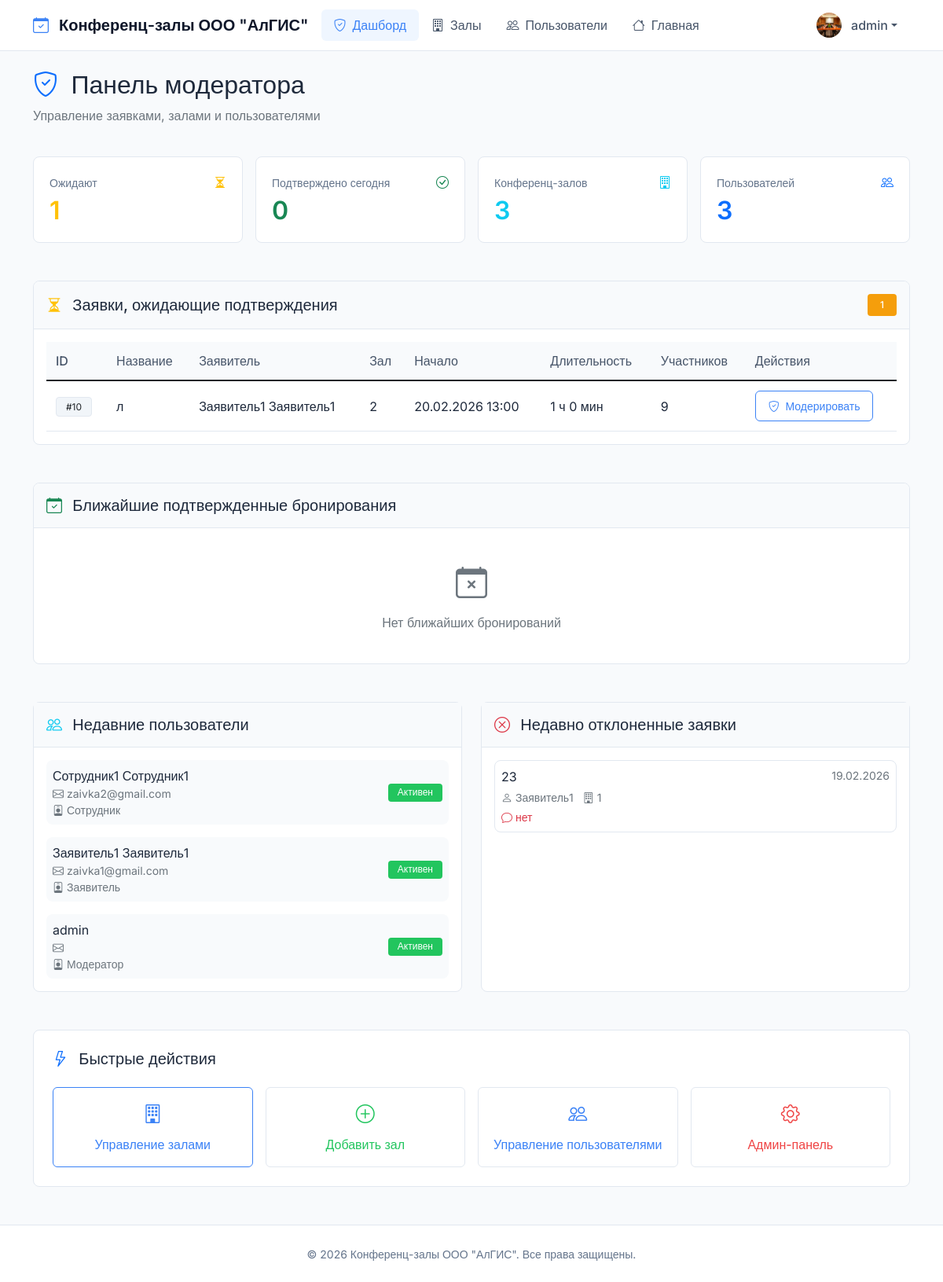
The page /moderator/dashboard/ (signed in) on the database as committed earlier.
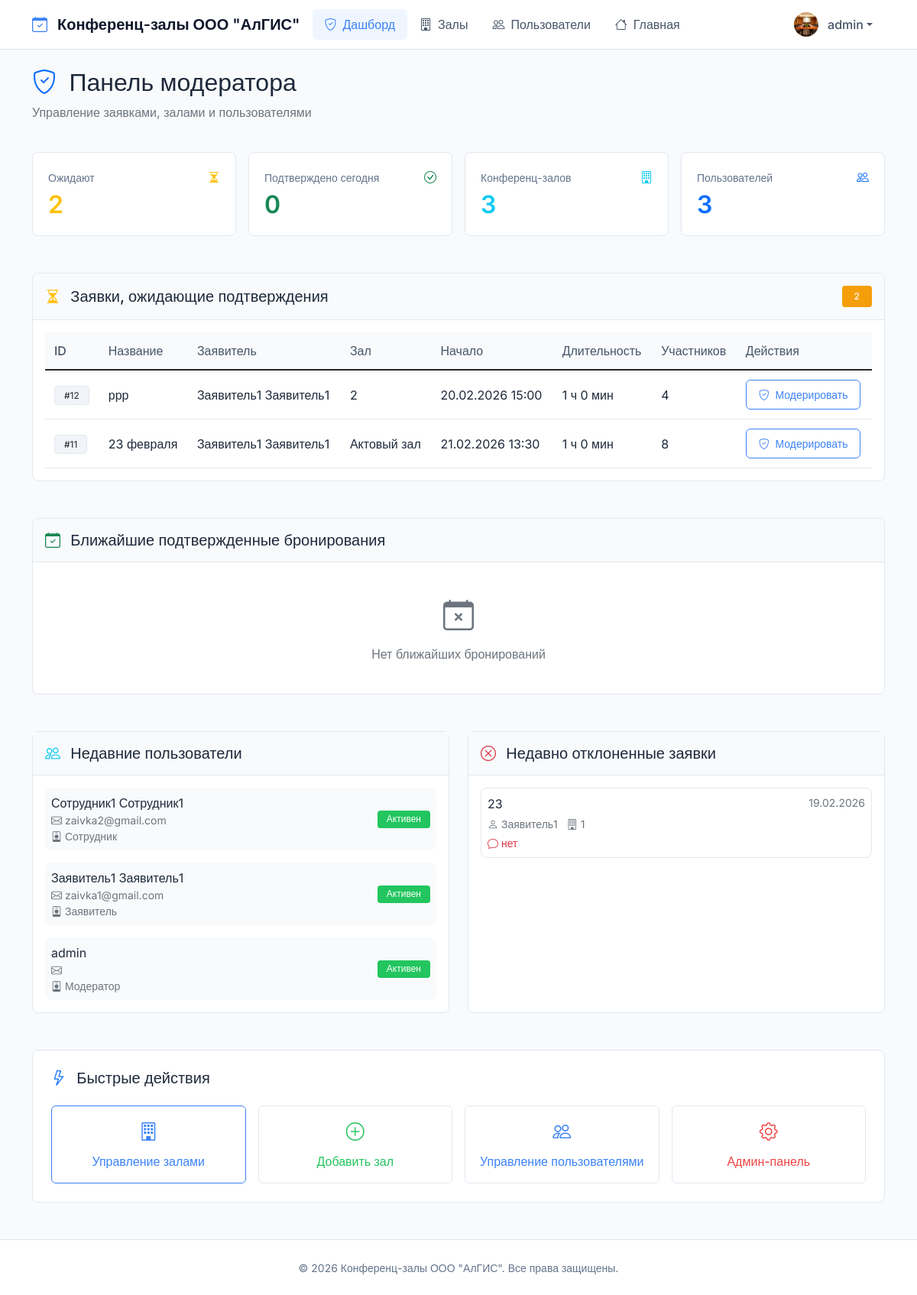
The same page on the database as committed later.
### bookings/models.py (models this page shows, shortened)
class Booking(models.Model):
    STATUS_CHOICES = (
        ('pending', 'Ожидает подтверждения'),
        ('approved', 'Подтверждено'),
        ('rejected', 'Отклонено'),
        ('cancelled', 'Отменено'),
    )
    room = models.ForeignKey(ConferenceRoom, on_delete=models.CASCADE, verbose_name="Зал", related_name='bookings')
    requester = models.ForeignKey(User, on_delete=models.CASCADE, related_name='bookings', verbose_name="Заявитель")
    title = models.CharField(max_length=200, verbose_name="Название мероприятия")
    description = models.TextField(verbose_name="Описание")
    start_time = models.DateTimeField(verbose_name="Начало")
    end_time = models.DateTimeField(verbose_name="Окончание")
    participants_count = models.PositiveIntegerField(verbose_name="Количество участников")
    status = models.CharField(max_length=20, choices=STATUS_CHOICES, default='pending', verbose_name="Статус")
    created_at = models.DateTimeField(auto_now_add=True, verbose_name="Создано")
    updated_at = models.DateTimeField(auto_now=True, verbose_name="Обновлено")
    moderated_by = models.ForeignKey(User, null=True, blank=True, on_delete=models.SET_NULL,
                                     related_name='moderated_bookings', verbose_name="Модератор")
    moderation_comment = models.TextField(blank=True, verbose_name="Комментарий модератора")
    def duration(self):
        delta = self.end_time - self.start_time
        hours = delta.seconds // 3600
        minutes = (delta.seconds % 3600) // 60
        if hours > 0:
            return f"{hours} ч {minutes} мин"
        return f"{minutes} мин"
    class Meta:
        verbose_name = "Бронирование"
        verbose_name_plural = "Бронирования"
        ordering = ['-start_time']
        indexes = [
            models.Index(fields=['start_time', 'end_time']),
            models.Index(fields=['status']),
            models.Index(fields=['room', 'status']),
        ]

class User(AbstractUser):
    ROLE_CHOICES = (
        ('moderator', 'Модератор'),
        ('requester', 'Заявитель'),
        ('employee', 'Сотрудник'),
    )
    role = models.CharField(max_length=20, choices=ROLE_CHOICES, default='employee', verbose_name="Роль")
    phone = models.CharField(max_length=20, blank=True, verbose_name="Телефон")
    department = models.CharField(max_length=100, blank=True, verbose_name="Отдел")
    avatar = models.ImageField(upload_to='avatars/', blank=True, null=True, verbose_name="Аватар")
    def get_full_name(self):
        if self.first_name and self.last_name:
            return f"{self.first_name} {self.last_name}"
        return self.username
    class Meta:
        verbose_name = "Пользователь"
        verbose_name_plural = "Пользователи"

class ConferenceRoom(models.Model):
    name = models.CharField(max_length=100, verbose_name="Название")
    capacity = models.PositiveIntegerField(verbose_name="Вместимость")
    location = models.CharField(max_length=200, verbose_name="Местоположение")
    description = models.TextField(blank=True, verbose_name="Описание")
    has_projector = models.BooleanField(default=False, verbose_name="Проектор")
    has_video_conference = models.BooleanField(default=False, verbose_name="Видеоконференция")
    has_whiteboard = models.BooleanField(default=False, verbose_name="Доска")
    is_active = models.BooleanField(default=True, verbose_name="Активен")
    image = models.ImageField(upload_to='rooms/', blank=True, null=True, verbose_name="Изображение")
    created_at = models.DateTimeField(auto_now_add=True, verbose_name="Дата создания")
    updated_at = models.DateTimeField(auto_now=True, verbose_name="Дата обновления")
    class Meta:
        verbose_name = "Конференц-зал"
        verbose_name_plural = "Конференц-залы"
        ordering = ['name']

### bookings/views.py (the view)
# urls.py: path('moderator/dashboard/', views.moderator_dashboard, name='moderator_dashboard'),
@moderator_required
def moderator_dashboard(request):
    today = timezone.now().date()
    week_ago = timezone.now() - timedelta(days=7)
    stats = {
        'total_pending': Booking.objects.filter(status='pending').count(),
        'total_approved_today': Booking.objects.filter(status='approved', start_time__date=today).count(),
        'total_rooms': ConferenceRoom.objects.count(),
        'total_users': User.objects.filter(is_active=True).count(),
        'bookings_this_week': Booking.objects.filter(created_at__gte=week_ago).count(),
    }
    context = {
        'stats': stats,
        'pending_bookings': Booking.objects.filter(status='pending').order_by('start_time'),
        'approved_bookings': Booking.objects.filter(status='approved').order_by('-start_time')[:10],
        'rejected_bookings': Booking.objects.filter(status='rejected').order_by('-start_time')[:10],
        'upcoming_bookings': Booking.objects.filter(
            status='approved', start_time__gte=timezone.now(),
            start_time__lte=timezone.now() + timedelta(days=3)
        ).order_by('start_time')[:10],
        'recent_users': User.objects.order_by('-date_joined')[:5],
        'booking_settings': settings.BOOKING_SETTINGS, 'now': timezone.now(),
    }
    return render(request, 'bookings/moderator_dashboard.html', context)

### bookings/templates/bookings/moderator_dashboard.html (shortened to what the changed rows need)
{% extends 'bookings/base.html' %}
{% load static %}
{% block content %}
<div class="row mb-4">
    <div class="col-12">
        <h2 class="fw-semibold">
            <i class="bi bi-shield-check text-primary me-2"></i>
            Панель модератора
        </h2>
    </div>
</div>
<div class="row g-3 mb-5">
    <div class="col-md-3">
        <div class="stat-card">
            <div class="d-flex align-items-center justify-content-between mb-2">
                <span class="stat-label">Ожидают</span>
                <i class="bi bi-hourglass-split text-warning"></i>
            </div>
            <div class="stat-value text-warning">{{ stats.total_pending }}</div>
        </div>
    </div>
</div>
<div class="row mb-5">
    <div class="col-12">
        <div class="border rounded-3 bg-white overflow-hidden">
            <div class="p-3 border-bottom bg-light d-flex justify-content-between align-items-center">
                <h5 class="fw-semibold mb-0">
                    <i class="bi bi-hourglass-split text-warning me-2"></i>
                    Заявки, ожидающие подтверждения
                </h5>
                <span class="badge bg-warning">{{ pending_bookings.count }}</span>
            </div>
            <div class="p-3">
                {% if pending_bookings %}
                    <div class="table-responsive">
                        <table class="table table-hover align-middle">
                            <thead class="table-light">
                                <tr>
                                    <th>ID</th>
                                    <th>Название</th>
                                    <th>Заявитель</th>
                                    <th>Зал</th>
                                    <th>Начало</th>
                                    <th>Длительность</th>
                                    <th>Участников</th>
                                    <th>Действия</th>
                                </tr>
                            </thead>
                            <tbody>
                                {% for booking in pending_bookings %}
                                <tr>
                                    <td><span class="badge bg-light text-dark">#{{ booking.id }}</span></td>
                                    <td class="fw-medium">{{ booking.title|truncatechars:30 }}</td>
                                    <td>{{ booking.requester.get_full_name|default:booking.requester.username }}</td>
                                    <td>{{ booking.room.name }}</td>
                                    <td>{{ booking.start_time|date:"d.m.Y H:i" }}</td>
                                    <td>{{ booking.duration }}</td>
                                    <td>{{ booking.participants_count }}</td>
                                    <td>
                                        <a href="{% url 'bookings:moderate_booking' booking.id %}"
                                           class="btn btn-sm btn-outline-primary">
                                            <i class="bi bi-shield-check me-1"></i>
                                            Модерировать
                                        </a>
                                    </td>
                                </tr>
                                {% endfor %}
                            </tbody>
                        </table>
                    </div>
                {% else %}
                    <div class="text-center py-4">
                        <i class="bi bi-check-circle-fill text-success fs-1"></i>
                        <p class="text-secondary mt-2 mb-0">Нет заявок, ожидающих подтверждения</p>
                    </div>
                {% endif %}
            </div>
        </div>
    </div>
</div>
<div class="row g-4 mb-5">
    <div class="col-md-6">
        <div class="border rounded-3 bg-white h-100">
            <div class="p-3">
                {% if recent_users %}
                    <div class="vstack gap-2">
                        {% for user in recent_users %}
                            <div class="d-flex justify-content-between align-items-center p-2 bg-light rounded-3">
                                <div>
                                    <div class="fw-medium">{{ user.get_full_name|default:user.username }}</div>
                                    <div class="small text-secondary">
                                        <i class="bi bi-envelope me-1"></i>{{ user.email }}
                                    </div>
                                    <div class="small text-secondary">
                                        <i class="bi bi-person-badge me-1"></i>{{ user.get_role_display }}
                                    </div>
                                </div>
                                <span class="badge {% if user.is_active %}bg-success{% else %}bg-secondary{% endif %}">
                                    {{ user.is_active|yesno:"Активен,Неактивен" }}
                                </span>
                            </div>
                        {% endfor %}
                    </div>
                {% else %}
                    <div class="text-center py-4">
                        <i class="bi bi-people text-secondary fs-1"></i>
                        <p class="text-secondary mt-2 mb-0">Нет пользователей</p>
                    </div>
                {% endif %}
            </div>
        </div>
    </div>
    <div class="col-md-6">
        <div class="border rounded-3 bg-white h-100">
            <div class="p-3">
                {% if rejected_bookings %}
                    <div class="vstack gap-2">
                        {% for booking in rejected_bookings %}
                            <div class="p-2 border rounded-3">
                                <div class="d-flex justify-content-between align-items-start mb-1">
                                    <span class="fw-medium">{{ booking.title|truncatechars:30 }}</span>
                                    <small class="text-secondary">{{ booking.start_time|date:"d.m.Y" }}</small>
                                </div>
                                <div class="small text-secondary mb-1">
                                    <i class="bi bi-person me-1"></i>{{ booking.requester.username }}
                                    <i class="bi bi-building ms-2 me-1"></i>{{ booking.room.name }}
                                </div>
                                {% if booking.moderation_comment %}
                                    <div class="small text-danger mt-1">
                                        <i class="bi bi-chat me-1"></i>{{ booking.moderation_comment }}
                                    </div>
                                {% endif %}
                            </div>
                        {% endfor %}
                    </div>
                {% else %}
                    <div class="text-center py-4">
                        <i class="bi bi-check-circle text-success fs-1"></i>
                        <p class="text-secondary mt-2 mb-0">Нет отклоненных заявок</p>
                    </div>
                {% endif %}
            </div>
        </div>
    </div>
</div>
{% endblock %}

### bookings/templates/bookings/base.html (shortened to what this page needs)
<!DOCTYPE html>
<html lang="ru">
<head>
    <link href="https://cdn.jsdelivr.net/npm/bootstrap@5.1.3/dist/css/bootstrap.min.css" rel="stylesheet">
    <link rel="stylesheet" href="https://cdn.jsdelivr.net/npm/bootstrap-icons@1.8.1/font/bootstrap-icons.css">
    {% load static %}
    <link rel="stylesheet" href="{% static 'bookings/css/style.css' %}">
</head>
<body>
    <nav class="navbar navbar-expand-lg">
        <div class="container">
            <a class="navbar-brand" href="{% url 'bookings:index' %}">
                <i class="bi bi-calendar-check"></i>
                <span class="d-none d-sm-inline">Конференц-залы ООО "АлГИС"</span>
            </a>
            <div class="collapse navbar-collapse" id="navbarNav">
                <ul class="navbar-nav me-auto">
                    {% if user.is_authenticated %}
                        {% if user.role == 'moderator' %}
                            <li class="nav-item">
                                <a class="nav-link {% if request.resolver_match.url_name == 'moderator_dashboard' %}active{% endif %}"
                                   href="{% url 'bookings:moderator_dashboard' %}">
                                    <i class="bi bi-shield-check"></i>Дашборд
                                </a>
                            </li>
                            <li class="nav-item">
                                <a class="nav-link {% if request.resolver_match.url_name == 'room_management' %}active{% endif %}"
                                   href="{% url 'bookings:room_management' %}">
                                    <i class="bi bi-building"></i>Залы
                                </a>
                            </li>
                            <li class="nav-item">
                                <a class="nav-link {% if request.resolver_match.url_name == 'user_management' %}active{% endif %}"
                                   href="{% url 'bookings:user_management' %}">
                                    <i class="bi bi-people"></i>Пользователи
                                </a>
                            </li>
                        {% endif %}
                        <li class="nav-item">
                            <a class="nav-link" href="{% url 'bookings:index' %}">
                                <i class="bi bi-house"></i><span class="d-none d-sm-inline">Главная</span>
                            </a>
                        </li>
                    {% endif %}
                </ul>
                <ul class="navbar-nav">
                    {% if user.is_authenticated %}
                        <li class="nav-item dropdown">
                            <a class="nav-link dropdown-toggle" href="#" id="userDropdown" role="button"
                               data-bs-toggle="dropdown" aria-expanded="false">
                                {% if user.avatar and user.avatar.url %}
                                    <img src="{{ user.avatar.url }}" class="avatar-image" alt="{{ user.username }}">
                                {% else %}
                                    <div class="avatar-circle">
                                        {{ user.username|first|upper }}
                                    </div>
                                {% endif %}
                                <span class="user-name d-none d-lg-inline">{{ user.get_full_name|default:user.username }}</span>
                            </a>
                        </li>
                    {% endif %}
                </ul>
            </div>
        </div>
    </nav>
    <main class="container mt-4">
        {% block content %}
        {% endblock %}
    </main>
    <footer class="footer mt-5 py-4">
        <div class="container text-center">
            <span class="small">© 2026 Конференц-залы ООО "АлГИС". Все права защищены.</span>
        </div>
    </footer>
</body>
</html>

Rows that differ between the two databases and show on the page:
no longer on this page (row edited): Booking: id "10", title "л", requester.get_full_name "Заявитель1 Заявитель1", room.name "2", start_time "20.02.2026 13:00", duration "1 ч 0 мин", participants_count "9", shown under "Заявки, ожидающие подтверждения"
added Booking: id "12", title "ррр", requester.get_full_name "Заявитель1 Заявитель1", room.name "2", start_time "20.02.2026 15:00", duration "1 ч 0 мин", participants_count "4", shown under "Заявки, ожидающие подтверждения"
added Booking: id "11", title "23 февраля", requester.get_full_name "Заявитель1 Заявитель1", room.name "Актовый зал", start_time "21.02.2026 13:30", duration "1 ч 0 мин", participants_count "8", shown under "Заявки, ожидающие подтверждения"
Other text that changed with them:
{{ stats.total_pending }}: "1" → "2"
{{ pending_bookings.count }}: "1" → "2"
